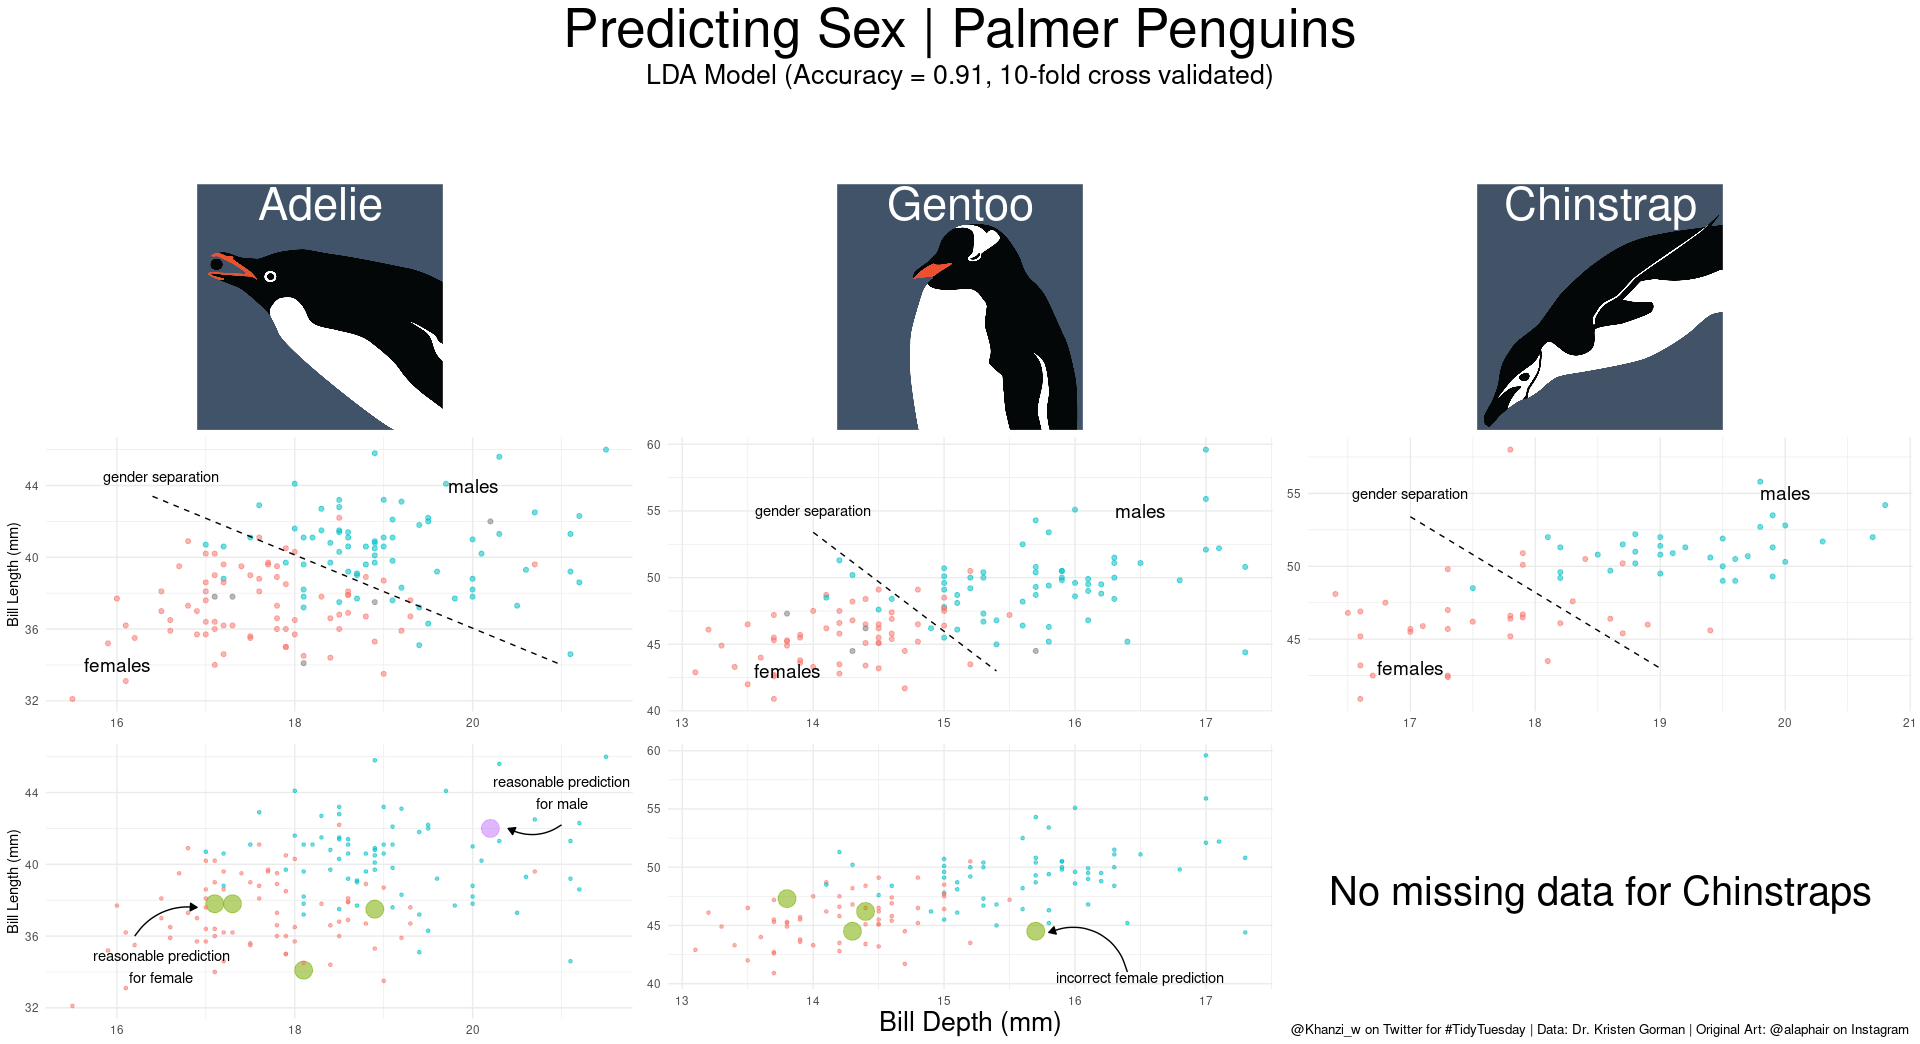

This chart was generated by the following R code:

# Libraries ---------------------------------------------------------------
# setwd("~/Documents/tidy-tuesdays/2020-07-28")
library(tidyverse); theme_set(theme_minimal())
library(ggbeeswarm)
library(janitor)
library(caret)
library(cowplot)
library(ggpubr)
library(png)


# Getting the data --------------------------------------------------------

penguins <- read_csv('penguins.csv') 

# Initial Visualization ---------------------------------------------------

## there are 11 penguins with unknown sex

# Gender vs bill size for species
## Adelie
penguins %>% 
  filter(species == "Adelie") %>% 

  ggplot() +

  geom_point(aes(bill_depth_mm, bill_length_mm, color = sex, alpha = 0.1)) +
  
  # Labels and Theming
  ## Removing Legends and x axis
  theme(
    legend.position = "none",
    axis.title.x = element_blank()) +

  # Setting y axis label
  ylab("Bill Length (mm)") +

  
  
  # Annotation
  
  ## Drawing a line through gender separation
  annotate("segment",
           x = 16.4, xend = 21, y = 43.4, yend = 34,
           color = "black",
           linetype = 2)  +
  
  ## Labeling Line
  annotate("text",
           x = 16.5, y = 44.5,
           label = "gender separation",
           color = "black") +
  
  ## Labeling male portion
  annotate("text",
           x = 20 , y = 44,
           label = "males",
           color = "black",
           size = 5) +
  

  ## Labeling female portion
  annotate("text",
           x = 16 , y = 34,
           label = "females",
           color = "black",
           size = 5) -> p1

## Gentoo
penguins %>% 
  filter(species == "Gentoo") %>% 

  ggplot() +

  geom_point(aes(bill_depth_mm, bill_length_mm, color = sex, alpha = 0.1)) +
  
  # Labels and Theming

  ## Removing legend and axis
  theme(legend.position = "none") +
  theme(axis.title = element_blank()) + 
  
  # Annotation
  
  ## Drawing a line through gender separation
  annotate("segment",
           x = 14, xend = 15.4, y = 53.4, yend = 43,
           color = "black",
           linetype = 2)  +
  
  ## Labeling Line
  annotate("text",
           x = 14, y = 55,
           label = "gender separation",
           color = "black") +
  
  ## Labeling male portion
  annotate("text",
           x = 16.5 , y = 55,
           label = "males",
           color = "black",
           size = 5) +
  

  ## Labeling female portion
  annotate("text",
           x = 13.8 , y = 43,
           label = "females",
           color = "black",
           size = 5) -> p2


## Chinstrap (Pygoscelis antarctica)
penguins %>% 
  filter(species == "Chinstrap") %>% 
  ggplot() +
  geom_point(aes(bill_depth_mm, bill_length_mm, color = sex, alpha = 0.1)) +
  
  # Themeing and Labels
  ## Removing legend and axis
  theme(legend.position = "none") +
  theme(axis.title = element_blank()) +
  
  # Annotation
  
  ## Drawing a line through gender separation
  annotate("segment",
           x = 17, xend = 19, y = 53.4, yend = 43,
           color = "black",
           linetype = 2) +
  
  ## Labeling Line
  annotate("text",
           x = 17, y = 55,
           label = "gender separation",
           color = "black") +
  
  ## Labeling male portion
  annotate("text",
           x = 20, y = 55,
           label = "males",
           color = "black",
           size = 5) +
  

  ## Labeling female portion
  annotate("text",
           x = 17, y = 43,
           label = "females",
           color = "black",
           size = 5) -> p3
###




# Modeling sex ---------------------------------------------------------

clean <- penguins %>% 
select(-c(year, island)) %>% 
filter(!is.na(flipper_length_mm))

clean$sex <- clean$sex %>% factor()
clean$species <- clean$species %>% factor()

clean %>% mutate(inferred = is.na(sex)) -> clean

x_names <- c("species","bill_length_mm", "bill_depth_mm", "flipper_length_mm", "body_mass_g")
y_names <- c("sex")

## Preparing testing
set.seed(1234)
control <- trainControl(method='cv', number=10)
metric <- "Accuracy"

## LDA
clean_no_na <- clean %>% drop_na() %>% select(x_names, sex)
fit.glm <- train(sex~., data = clean_no_na, method='lda', metric=metric, trControl = control)
fit.glm 

## Predicting
needs_prediction <- clean %>% filter(inferred == TRUE )
inferred_sex <- predict(fit.glm, needs_prediction[,x_names])
clean[clean$inferred == TRUE,]$sex <- inferred_sex
clean


# Plotting inferred vars --------------------------------------------------

## Making sex a compound var of both inferred and sex
clean$inferred <- as.numeric(clean$inferred)
clean %>% mutate(sex = paste0(sex, '_', inferred)) ->  clean


## Prediction plot for Adelie 


clean %>% 
  filter(species == "Adelie") %>% 

  ggplot() +
  geom_point(aes(y = bill_length_mm,  x = bill_depth_mm , size = inferred, color=sex, alpha = 0.1)) +
  
  # Labels and Titles
  theme(legend.position = "none") +
  theme(axis.title.x = element_blank()) + 
  ylab("Bill Length (mm)") +
  
  # Annotations
  
  ## Arrow to inferred female
  annotate("curve",
           y = 36, yend = 37.6,
           x = 16.2, xend = 16.9,
           curvature = -0.3,
           arrow = arrow(
              length = unit(2, 'mm'),
              type = 'closed'),
           color = "black"
           ) +
  
  ## Inferred female label
  annotate("text",
           y = 34.3, x=16.5,
           label = "reasonable prediction\nfor female",
           color = "black") +
  
  ## Inferred male arrow
  annotate("curve",
           yend = 42, y = 42.2,
           xend = 20.4, x = 21,
           curvature = -0.3,
           arrow = arrow(length = unit(2,'mm'), type = 'closed'),
           color = "black"
           ) +
  
  ## Inferred male label
  annotate("text",
           y = 44, x = 21,
           label = "reasonable prediction\nfor male",
           color = "black") -> p4

## Prediction Plot for Gentoo
clean %>% 
  filter(species == "Gentoo") %>% 

  ggplot() +
  geom_point(aes(y = bill_length_mm,x = bill_depth_mm , size = inferred, color=sex, alpha = 0.1)) +
  
  ## Labels, Theming and Color Scale
  theme(legend.position = "none") +
  theme(axis.title.y = element_blank()) +
  theme(axis.title.x = element_text(size = 20)) + 
  scale_color_manual(values = c("#F8766D", "#7CAE00","#00BFC4" ,"#F8766D")) +
  xlab("Bill Depth (mm)") +
  


  # Annotations


  ## incorrect female prediction label
  annotate("text",
           label = "incorrect female prediction",
           x = 16.5, y = 40.5) +
  
  ## incorrect female arrow
  annotate("curve",
           x = 16.4, xend = 15.8,
           y = 41, yend = 44.4,
           arrow = arrow(length = unit(2, 'mm'), type = 'closed')) -> p5
  

# Final plot for Chinstrap + Credits
ggdraw() + 
  draw_text("No missing data for Chinstraps", size = 30, x = 0.5, y = 0.5) +

  draw_text("@Khanzi_w on Twitter for #TidyTuesday | Data: Dr. Kristen Gorman | Original Art: @alaphair on Instagram",
            size = 10,
            x = 0.5, y = 0.05) -> p6

# -------------------------------------------------------------------------

## Adelie Image
ggdraw() +
  draw_image("adelie.png") +
  draw_text("Adelie", y = 0.92, size = 34, color = "white") -> adelie_img

## Gentoo Image
ggdraw() +
  draw_image("gentoo.png") +
  draw_text("Gentoo", y = 0.92, size = 34, color = "white") -> gentoo_img

## Chinstrap Image
ggdraw() +
  draw_image("chinstrap.png") +
  draw_text("Chinstrap", y = 0.92, size = 34, color = "white") -> chinstrap_img

# Cowplot -----------------------------------------------------------------

## title
ggdraw() +
  draw_text("Predicting Sex | Palmer Penguins", x= 0.5, y = 0.85, size = 40) +
  draw_text("LDA Model (Accuracy = 0.91, 10-fold cross validated)", x = 0.5, y = 0.60, size = 20) -> header_plot

header <- plot_grid(header_plot, ncol=1)
image_row <- plot_grid(adelie_img, gentoo_img, chinstrap_img, ncol=3)
row1 <- plot_grid(p1,p2,p3, ncol=3)
row2 <- plot_grid(p4,p5,p6, ncol=3)

plot_grid(

          header, 

          image_row,
          
          row1,
          
          row2,
          
          ## plot settings
          rel_heights = c(1.5,2,2.5,2.5),
          nrow = 4
) 
